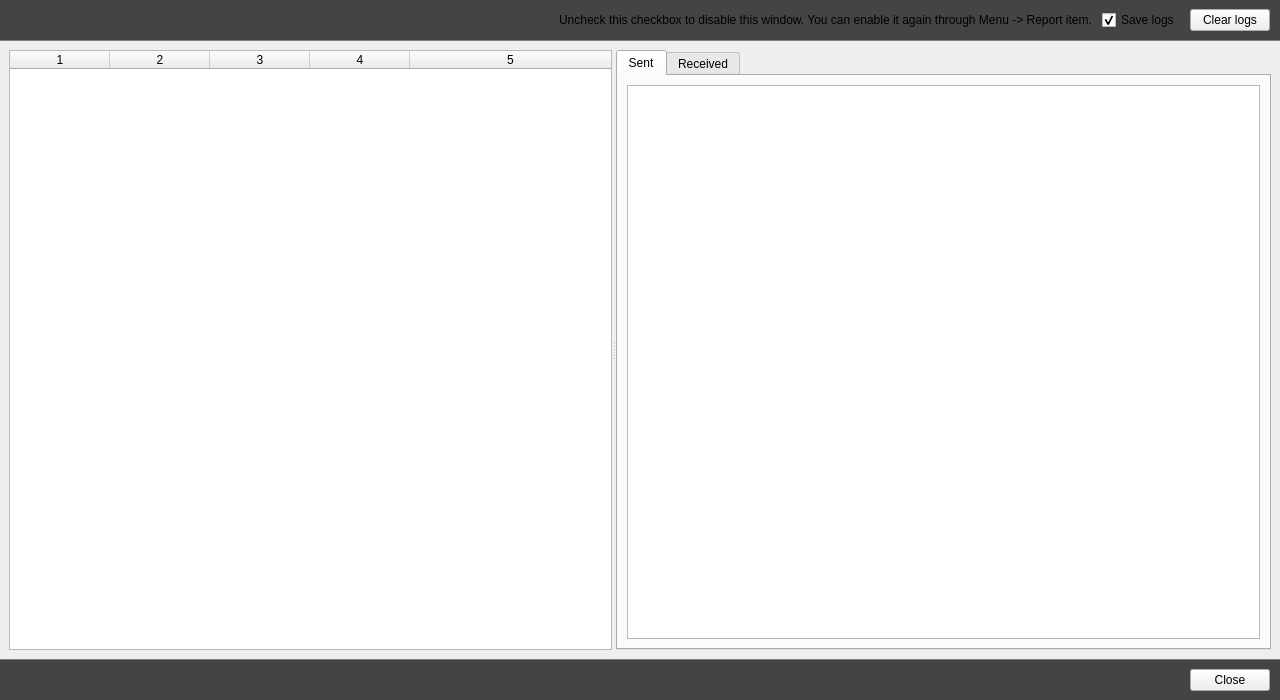
<?xml version="1.0" encoding="UTF-8"?>
<ui version="4.0">
 <class>HttpSniffer</class>
 <widget class="QWidget" name="HttpSniffer">
  <property name="geometry">
   <rect>
    <x>0</x>
    <y>0</y>
    <width>1280</width>
    <height>700</height>
   </rect>
  </property>
  <property name="windowTitle">
   <string>Form</string>
  </property>
  <property name="styleSheet">
   <string notr="true"/>
  </property>
  <layout class="QVBoxLayout" name="verticalLayout">
   <property name="spacing">
    <number>0</number>
   </property>
   <property name="leftMargin">
    <number>0</number>
   </property>
   <property name="topMargin">
    <number>0</number>
   </property>
   <property name="rightMargin">
    <number>0</number>
   </property>
   <property name="bottomMargin">
    <number>0</number>
   </property>
   <item>
    <widget class="QWidget" name="WidgetTop" native="true">
     <property name="minimumSize">
      <size>
       <width>0</width>
       <height>0</height>
      </size>
     </property>
     <property name="styleSheet">
      <string notr="true">#WidgetTop{background-color:#444}</string>
     </property>
     <layout class="QHBoxLayout" name="horizontalLayout_2">
      <property name="spacing">
       <number>0</number>
      </property>
      <property name="leftMargin">
       <number>0</number>
      </property>
      <property name="rightMargin">
       <number>0</number>
      </property>
      <item>
       <spacer name="horizontalSpacer">
        <property name="orientation">
         <enum>Qt::Horizontal</enum>
        </property>
        <property name="sizeHint" stdset="0">
         <size>
          <width>40</width>
          <height>20</height>
         </size>
        </property>
       </spacer>
      </item>
      <item>
       <widget class="QLabel" name="label">
        <property name="text">
         <string>Uncheck this checkbox to disable this window. You can enable it again through Menu -&gt; Report item.</string>
        </property>
       </widget>
      </item>
      <item>
       <spacer name="horizontalSpacer_6">
        <property name="orientation">
         <enum>Qt::Horizontal</enum>
        </property>
        <property name="sizeType">
         <enum>QSizePolicy::Fixed</enum>
        </property>
        <property name="sizeHint" stdset="0">
         <size>
          <width>10</width>
          <height>20</height>
         </size>
        </property>
       </spacer>
      </item>
      <item>
       <widget class="QCheckBox" name="SaveLogs">
        <property name="text">
         <string>Save logs</string>
        </property>
        <property name="checked">
         <bool>true</bool>
        </property>
       </widget>
      </item>
      <item>
       <spacer name="horizontalSpacer_5">
        <property name="orientation">
         <enum>Qt::Horizontal</enum>
        </property>
        <property name="sizeType">
         <enum>QSizePolicy::Fixed</enum>
        </property>
        <property name="sizeHint" stdset="0">
         <size>
          <width>10</width>
          <height>20</height>
         </size>
        </property>
       </spacer>
      </item>
      <item>
       <widget class="QPushButton" name="ClearLogs">
        <property name="text">
         <string>Clear logs</string>
        </property>
        <property name="icon">
         <iconset resource="../Engine/engine.qrc">
          <normaloff>:/engine/images/clear.png</normaloff>:/engine/images/clear.png</iconset>
        </property>
        <property name="iconSize">
         <size>
          <width>18</width>
          <height>18</height>
         </size>
        </property>
       </widget>
      </item>
      <item>
       <spacer name="horizontalSpacer_3">
        <property name="orientation">
         <enum>Qt::Horizontal</enum>
        </property>
        <property name="sizeType">
         <enum>QSizePolicy::Fixed</enum>
        </property>
        <property name="sizeHint" stdset="0">
         <size>
          <width>10</width>
          <height>20</height>
         </size>
        </property>
       </spacer>
      </item>
     </layout>
    </widget>
   </item>
   <item>
    <widget class="QWidget" name="widget_2" native="true">
     <property name="minimumSize">
      <size>
       <width>0</width>
       <height>1</height>
      </size>
     </property>
     <property name="maximumSize">
      <size>
       <width>16777215</width>
       <height>1</height>
      </size>
     </property>
     <property name="styleSheet">
      <string notr="true">QWidget{background-color:gray}</string>
     </property>
    </widget>
   </item>
   <item>
    <widget class="QWidget" name="widget" native="true">
     <property name="sizePolicy">
      <sizepolicy hsizetype="MinimumExpanding" vsizetype="MinimumExpanding">
       <horstretch>0</horstretch>
       <verstretch>0</verstretch>
      </sizepolicy>
     </property>
     <layout class="QHBoxLayout" name="horizontalLayout_4">
      <property name="topMargin">
       <number>9</number>
      </property>
      <property name="bottomMargin">
       <number>9</number>
      </property>
      <item>
       <widget class="QSplitter" name="splitter">
        <property name="orientation">
         <enum>Qt::Horizontal</enum>
        </property>
        <widget class="QTableWidget" name="Requests">
         <property name="editTriggers">
          <set>QAbstractItemView::NoEditTriggers</set>
         </property>
         <property name="tabKeyNavigation">
          <bool>false</bool>
         </property>
         <property name="showDropIndicator" stdset="0">
          <bool>false</bool>
         </property>
         <property name="selectionMode">
          <enum>QAbstractItemView::SingleSelection</enum>
         </property>
         <property name="selectionBehavior">
          <enum>QAbstractItemView::SelectRows</enum>
         </property>
         <property name="showGrid">
          <bool>false</bool>
         </property>
         <property name="rowCount">
          <number>0</number>
         </property>
         <property name="columnCount">
          <number>5</number>
         </property>
         <attribute name="horizontalHeaderHighlightSections">
          <bool>false</bool>
         </attribute>
         <attribute name="horizontalHeaderStretchLastSection">
          <bool>true</bool>
         </attribute>
         <attribute name="verticalHeaderVisible">
          <bool>false</bool>
         </attribute>
         <attribute name="verticalHeaderHighlightSections">
          <bool>false</bool>
         </attribute>
         <column/>
         <column/>
         <column/>
         <column/>
         <column/>
        </widget>
        <widget class="QTabWidget" name="tabWidget">
         <property name="currentIndex">
          <number>0</number>
         </property>
         <property name="iconSize">
          <size>
           <width>18</width>
           <height>18</height>
          </size>
         </property>
         <widget class="QWidget" name="tab">
          <attribute name="icon">
           <iconset resource="studio.qrc">
            <normaloff>:/studio/images/right.png</normaloff>:/studio/images/right.png</iconset>
          </attribute>
          <attribute name="title">
           <string>Sent</string>
          </attribute>
          <layout class="QVBoxLayout" name="verticalLayout_3">
           <item>
            <widget class="QPlainTextEdit" name="SentText">
             <property name="lineWrapMode">
              <enum>QPlainTextEdit::NoWrap</enum>
             </property>
             <property name="readOnly">
              <bool>true</bool>
             </property>
            </widget>
           </item>
          </layout>
         </widget>
         <widget class="QWidget" name="tab_2">
          <attribute name="icon">
           <iconset resource="studio.qrc">
            <normaloff>:/studio/images/left.png</normaloff>:/studio/images/left.png</iconset>
          </attribute>
          <attribute name="title">
           <string>Received</string>
          </attribute>
          <layout class="QVBoxLayout" name="verticalLayout_2">
           <item>
            <widget class="QPlainTextEdit" name="ReceivedText">
             <property name="lineWrapMode">
              <enum>QPlainTextEdit::NoWrap</enum>
             </property>
             <property name="readOnly">
              <bool>true</bool>
             </property>
            </widget>
           </item>
           <item>
            <layout class="QHBoxLayout" name="horizontalLayout">
             <property name="topMargin">
              <number>0</number>
             </property>
             <item>
              <widget class="QPushButton" name="Preview">
               <property name="text">
                <string>Preview</string>
               </property>
               <property name="icon">
                <iconset resource="studio.qrc">
                 <normaloff>:/studio/images/preview.png</normaloff>:/studio/images/preview.png</iconset>
               </property>
               <property name="iconSize">
                <size>
                 <width>18</width>
                 <height>18</height>
                </size>
               </property>
              </widget>
             </item>
             <item>
              <spacer name="horizontalSpacer_7">
               <property name="orientation">
                <enum>Qt::Horizontal</enum>
               </property>
               <property name="sizeHint" stdset="0">
                <size>
                 <width>40</width>
                 <height>0</height>
                </size>
               </property>
              </spacer>
             </item>
            </layout>
           </item>
          </layout>
         </widget>
        </widget>
       </widget>
      </item>
     </layout>
    </widget>
   </item>
   <item>
    <widget class="QWidget" name="widget_3" native="true">
     <property name="minimumSize">
      <size>
       <width>0</width>
       <height>1</height>
      </size>
     </property>
     <property name="maximumSize">
      <size>
       <width>16777215</width>
       <height>1</height>
      </size>
     </property>
     <property name="styleSheet">
      <string notr="true">QWidget{background-color:gray}</string>
     </property>
    </widget>
   </item>
   <item>
    <widget class="QWidget" name="WidgetBottom" native="true">
     <property name="styleSheet">
      <string notr="true">#WidgetBottom{background-color:#444}</string>
     </property>
     <layout class="QHBoxLayout" name="horizontalLayout_5">
      <property name="spacing">
       <number>0</number>
      </property>
      <property name="leftMargin">
       <number>0</number>
      </property>
      <property name="topMargin">
       <number>9</number>
      </property>
      <property name="rightMargin">
       <number>0</number>
      </property>
      <property name="bottomMargin">
       <number>9</number>
      </property>
      <item>
       <spacer name="horizontalSpacer_2">
        <property name="orientation">
         <enum>Qt::Horizontal</enum>
        </property>
        <property name="sizeHint" stdset="0">
         <size>
          <width>40</width>
          <height>20</height>
         </size>
        </property>
       </spacer>
      </item>
      <item>
       <widget class="QPushButton" name="Close">
        <property name="text">
         <string>Close</string>
        </property>
        <property name="icon">
         <iconset resource="studio.qrc">
          <normaloff>:/studio/images/stop.png</normaloff>:/studio/images/stop.png</iconset>
        </property>
        <property name="iconSize">
         <size>
          <width>18</width>
          <height>18</height>
         </size>
        </property>
       </widget>
      </item>
      <item>
       <spacer name="horizontalSpacer_4">
        <property name="orientation">
         <enum>Qt::Horizontal</enum>
        </property>
        <property name="sizeType">
         <enum>QSizePolicy::Fixed</enum>
        </property>
        <property name="sizeHint" stdset="0">
         <size>
          <width>10</width>
          <height>20</height>
         </size>
        </property>
       </spacer>
      </item>
     </layout>
    </widget>
   </item>
  </layout>
 </widget>
 <resources>
  <include location="../Engine/engine.qrc"/>
  <include location="studio.qrc"/>
 </resources>
 <connections/>
</ui>
